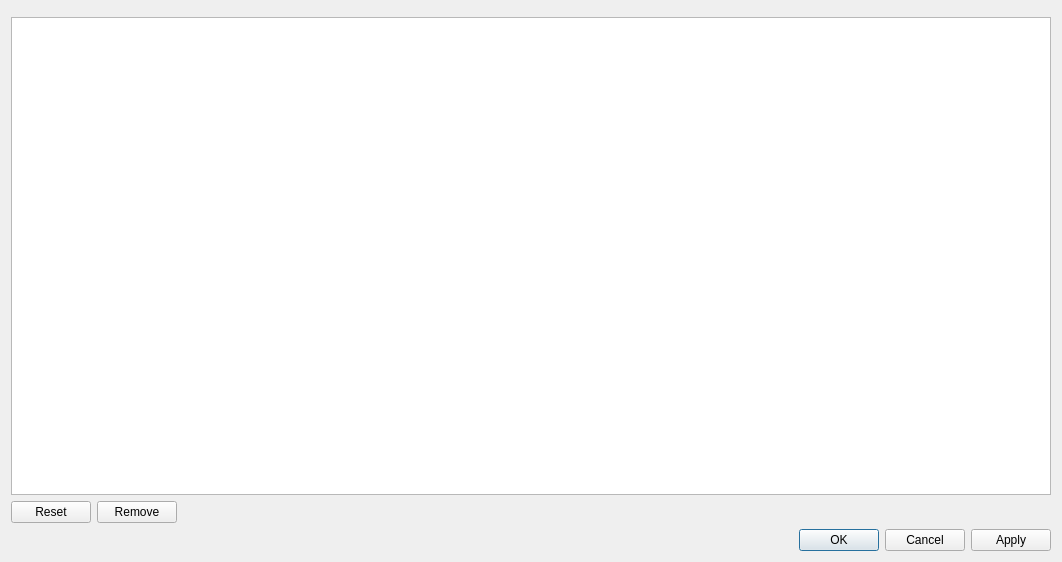
<?xml version="1.0" encoding="UTF-8"?>
<ui version="4.0">
 <class>UIFilterEditView</class>
 <widget class="QDialog" name="UIFilterEditView">
  <property name="geometry">
   <rect>
    <x>0</x>
    <y>0</y>
    <width>1062</width>
    <height>562</height>
   </rect>
  </property>
  <property name="windowTitle">
   <string>iMonitor Filter</string>
  </property>
  <layout class="QVBoxLayout" name="verticalLayout">
   <item>
    <widget class="UIFilterBar" name="filterBar" native="true">
     <property name="minimumSize">
      <size>
       <width>0</width>
       <height>0</height>
      </size>
     </property>
    </widget>
   </item>
   <item>
    <widget class="QTreeView" name="treeView"/>
   </item>
   <item>
    <layout class="QHBoxLayout" name="horizontalLayout">
     <property name="topMargin">
      <number>0</number>
     </property>
     <item>
      <widget class="QPushButton" name="btnReset">
       <property name="maximumSize">
        <size>
         <width>500</width>
         <height>25</height>
        </size>
       </property>
       <property name="text">
        <string>Reset</string>
       </property>
      </widget>
     </item>
     <item>
      <widget class="QPushButton" name="btnRemove">
       <property name="maximumSize">
        <size>
         <width>500</width>
         <height>25</height>
        </size>
       </property>
       <property name="text">
        <string>Remove</string>
       </property>
      </widget>
     </item>
     <item>
      <spacer name="horizontalSpacer">
       <property name="orientation">
        <enum>Qt::Horizontal</enum>
       </property>
       <property name="sizeHint" stdset="0">
        <size>
         <width>40</width>
         <height>20</height>
        </size>
       </property>
      </spacer>
     </item>
    </layout>
   </item>
   <item>
    <widget class="QDialogButtonBox" name="buttonBox">
     <property name="orientation">
      <enum>Qt::Horizontal</enum>
     </property>
     <property name="standardButtons">
      <set>QDialogButtonBox::Apply|QDialogButtonBox::Cancel|QDialogButtonBox::Ok</set>
     </property>
    </widget>
   </item>
  </layout>
 </widget>
 <customwidgets>
  <customwidget>
   <class>UIFilterBar</class>
   <extends>QWidget</extends>
   <header>UIFilterBar.h</header>
   <container>1</container>
  </customwidget>
 </customwidgets>
 <resources/>
 <connections>
  <connection>
   <sender>buttonBox</sender>
   <signal>accepted()</signal>
   <receiver>UIFilterEditView</receiver>
   <slot>accept()</slot>
   <hints>
    <hint type="sourcelabel">
     <x>248</x>
     <y>254</y>
    </hint>
    <hint type="destinationlabel">
     <x>157</x>
     <y>274</y>
    </hint>
   </hints>
  </connection>
  <connection>
   <sender>buttonBox</sender>
   <signal>rejected()</signal>
   <receiver>UIFilterEditView</receiver>
   <slot>reject()</slot>
   <hints>
    <hint type="sourcelabel">
     <x>316</x>
     <y>260</y>
    </hint>
    <hint type="destinationlabel">
     <x>286</x>
     <y>274</y>
    </hint>
   </hints>
  </connection>
 </connections>
</ui>
